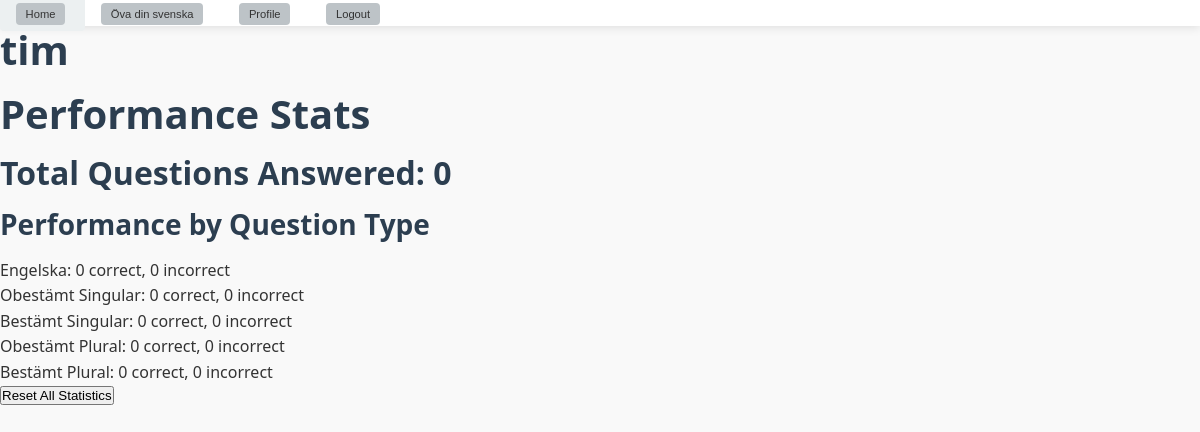
Page /accounts/profile/ (signed in) on the earlier database version.
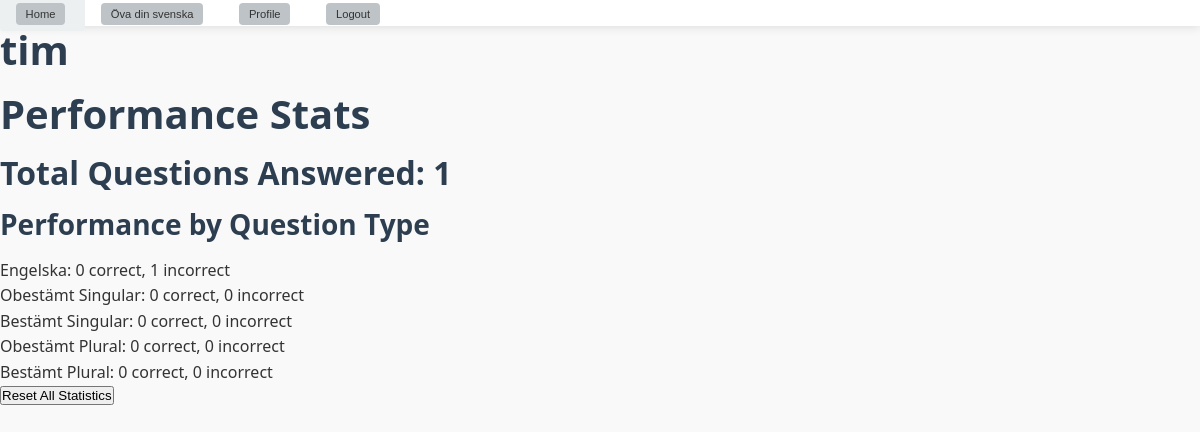
Same page on the later database version.
### accounts/models.py (models this page shows, shortened)
class CustomUser(AbstractUser):
    total_answered = models.IntegerField(default=0)
    total_substantiv_answered = models.IntegerField(default=0)
    total_verb_answered = models.IntegerField(default=0)
    engelska_correct = models.IntegerField(default=0)
    engelska_incorrect = models.IntegerField(default=0)
    obestamt_singular_correct = models.IntegerField(default=0)
    obestamt_singular_incorrect = models.IntegerField(default=0)
    bestamt_singular_correct = models.IntegerField(default=0)
    bestamt_singular_incorrect = models.IntegerField(default=0)
    obestamt_plural_correct = models.IntegerField(default=0)
    obestamt_plural_incorrect = models.IntegerField(default=0)
    bestamt_plural_correct = models.IntegerField(default=0)
    bestamt_plural_incorrect = models.IntegerField(default=0)
    infinitv_correct = models.IntegerField(default=0)
    infinitiv_incorrect = models.IntegerField(default=0)
    presens_correct = models.IntegerField(default=0)
    presens_incorrect = models.IntegerField(default=0)
    imperativ_correct = models.IntegerField(default=0)
    imperativ_incorrect = models.IntegerField(default=0)
    preteritum_correct = models.IntegerField(default=0)
    preteritum_incorrect = models.IntegerField(default=0)
    perfekt_correct = models.IntegerField(default=0)
    perfekt_incorrect = models.IntegerField(default=0)
    pluskvamperfekt_correct = models.IntegerField(default=0)
    pluskvamperfekt_incorrect = models.IntegerField(default=0)
    groups = models.ManyToManyField(
        'auth.Group',
        related_name='custom_user_set',
        blank=True,
        help_text='The groups this user belongs to.',
        verbose_name='groups'
    )
    user_permissions = models.ManyToManyField(
        'auth.Permission',
        related_name='custom_user_permissions_set',
        blank=True,
        help_text='Specific permissions for this user.',
        verbose_name='user permissions'
    )

### accounts/views.py (the view)
# urls.py: path('profile/', views.profile_view, name='profile'),
def profile_view(request):
    user = request.user
    return render(request, 'profile.html', {'user': user})

### accounts/templates/profile.html (shortened to what this page needs)
{% extends "base.html" %}
{% load static %}
{% block content %}
<body>
    <h1>{{ user.username }}</h1>
    <h1>Performance Stats</h2>
    <h2>Total Questions Answered: {{ user.total_answered }}</h2>
    <h3>Performance by Question Type</h3>
    <ul>
        <li>Engelska: {{ user.engelska_correct }} correct, {{ user.engelska_incorrect }} incorrect</li>
        <li>Obestämt Singular: {{ user.obestamt_singular_correct }} correct, {{ user.obestamt_singular_incorrect }} incorrect</li>
        <li>Bestämt Singular: {{ user.bestamt_singular_correct }} correct, {{ user.bestamt_singular_incorrect }} incorrect</li>
        <li>Obestämt Plural: {{ user.obestamt_plural_correct }} correct, {{ user.obestamt_plural_incorrect }} incorrect</li>
        <li>Bestämt Plural: {{ user.bestamt_plural_correct }} correct, {{ user.bestamt_plural_incorrect }} incorrect</li>
    </ul>
    <form method="post" action="{% url 'reset_stats' %}" onsubmit="return confirm('Are you sure you want to reset all your statistics? This action cannot be undone.');">
        <button type="submit">Reset All Statistics</button>
    </form>
</body>
{% endblock %}

Differences in the rows shown:
changed CustomUser "tim": total_answered "0" → "1"; engelska_incorrect "0" → "1"
